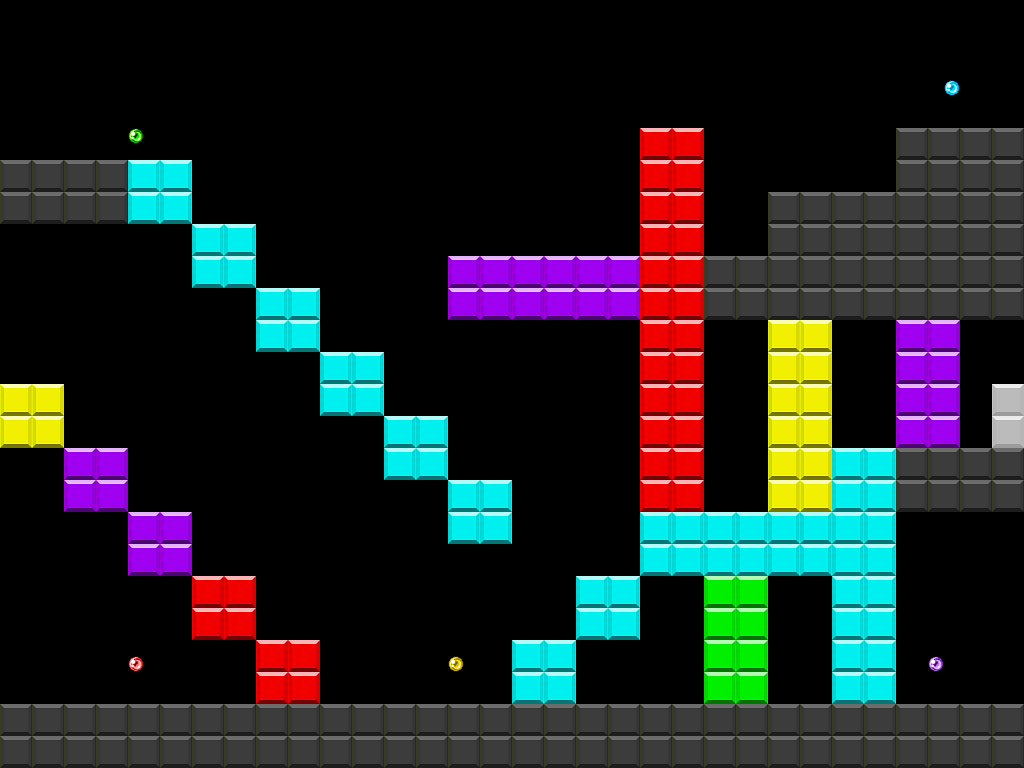

A 2D game scene composited from a Tiled map and its tileset images. What follows is a short description and the map's XML, with each tile layer's data collapsed to a summary:
An orthogonal 64x48 tile map with 16x16 px tiles, 12 tile layers (black, light blue, purple, yellow, ...) and 32 objects.

<map version="1.5" tiledversion="1.7.0" orientation="orthogonal" renderorder="right-down" width="64" height="48" tilewidth="16" tileheight="16" infinite="0" nextlayerid="25" nextobjectid="53">
 <tileset firstgid="1" source="map.tsx" />
 <layer id="1" name="black" width="64" height="48">
  <data>[3072 cells, 496 non-empty, 4 distinct tile ids]</data>
 </layer>
 <layer id="2" name="light blue" width="64" height="48">
  <data>[3072 cells, 240 non-empty, 4 distinct tile ids]</data>
 </layer>
 <layer id="3" name="purple" width="64" height="48">
  <data>[3072 cells, 112 non-empty, 4 distinct tile ids]</data>
 </layer>
 <layer id="4" name="yellow" width="64" height="48">
  <data>[3072 cells, 64 non-empty, 4 distinct tile ids]</data>
 </layer>
 <layer id="5" name="green" width="64" height="48">
  <data>[3072 cells, 32 non-empty, 4 distinct tile ids]</data>
 </layer>
 <layer id="6" name="red" width="64" height="48">
  <data>[3072 cells, 128 non-empty, 4 distinct tile ids]</data>
 </layer>
 <layer id="7" name="light blue item" width="64" height="48">
  <data>[3072 cells, 1 non-empty, 1 distinct tile ids]</data>
 </layer>
 <layer id="8" name="purple item" width="64" height="48">
  <data>[3072 cells, 1 non-empty, 1 distinct tile ids]</data>
 </layer>
 <layer id="9" name="yellow item" width="64" height="48">
  <data>[3072 cells, 1 non-empty, 1 distinct tile ids]</data>
 </layer>
 <layer id="10" name="green item" width="64" height="48">
  <data>[3072 cells, 1 non-empty, 1 distinct tile ids]</data>
 </layer>
 <layer id="11" name="red item" width="64" height="48">
  <data>[3072 cells, 1 non-empty, 1 distinct tile ids]</data>
 </layer>
 <layer id="12" name="door" width="64" height="48">
  <data>[3072 cells, 8 non-empty, 4 distinct tile ids]</data>
 </layer>
 <objectgroup id="13" name="black col">
  <object id="1" x="0" y="160" width="128" height="64" />
  <object id="2" x="0" y="704" width="1024" height="64" />
  <object id="3" x="896" y="448" width="128" height="64" />
  <object id="4" x="704" y="256" width="320" height="64" />
  <object id="5" x="768" y="192" width="256" height="64" />
  <object id="6" x="896" y="128" width="128" height="64" />
 </objectgroup>
 <objectgroup id="14" name="light blue col">
  <object id="7" x="128" y="160" width="64" height="64" />
  <object id="8" x="192" y="224" width="64" height="64" />
  <object id="9" x="256" y="288" width="64" height="64" />
  <object id="10" x="320" y="352" width="64" height="64" />
  <object id="11" x="384" y="416" width="64" height="64" />
  <object id="12" x="448" y="480" width="64" height="64" />
  <object id="41" x="640" y="512" width="192" height="64" />
  <object id="42" x="832" y="448" width="64" height="256" />
  <object id="43" x="576" y="576" width="64" height="64" />
  <object id="44" x="512" y="640" width="64" height="64" />
 </objectgroup>
 <objectgroup id="15" name="purple col">
  <object id="18" x="64" y="448" width="64" height="64" />
  <object id="20" x="128" y="512" width="64" height="64" />
  <object id="21" x="448" y="256" width="192" height="64" />
  <object id="50" x="896" y="320" width="64" height="128" />
 </objectgroup>
 <objectgroup id="16" name="yellow col">
  <object id="23" x="0" y="384" width="64" height="64" />
  <object id="24" x="768" y="320" width="64" height="192" />
 </objectgroup>
 <objectgroup id="17" name="green col">
  <object id="52" x="704" y="576" width="64" height="128" />
 </objectgroup>
 <objectgroup id="18" name="red col">
  <object id="26" x="192" y="576" width="64" height="64" />
  <object id="27" x="256" y="640" width="64" height="64" />
  <object id="46" x="640" y="128" width="64" height="384" />
 </objectgroup>
 <objectgroup id="19" name="light blue item col">
  <object id="29" x="944" y="80" width="16" height="16" />
 </objectgroup>
 <objectgroup id="20" name="purple item col">
  <object id="30" x="928" y="656" width="16" height="16" />
 </objectgroup>
 <objectgroup id="21" name="yellow item col">
  <object id="45" x="448" y="656" width="16" height="16" />
 </objectgroup>
 <objectgroup id="22" name="green item col">
  <object id="36" x="128" y="128" width="16" height="16" />
 </objectgroup>
 <objectgroup id="23" name="red item col">
  <object id="34" x="128" y="656" width="16" height="16" />
 </objectgroup>
 <objectgroup id="24" name="door col">
  <object id="48" x="992" y="384" width="32" height="64" />
 </objectgroup>
</map>
